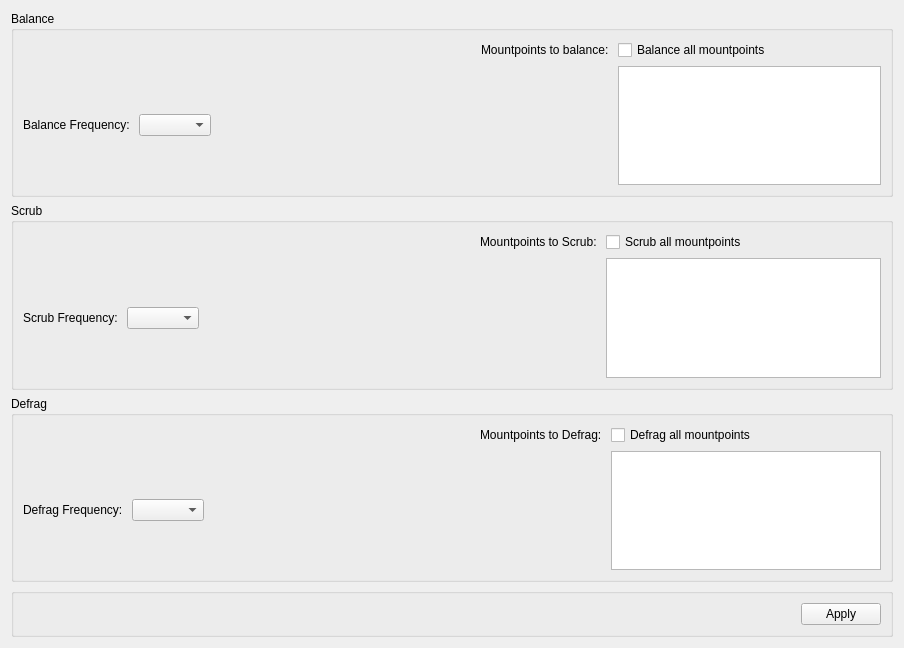
          <widget class="QWidget" name="scrollAreaWidgetContents">
           <property name="geometry">
            <rect>
             <x>0</x>
             <y>0</y>
             <width>904</width>
             <height>648</height>
            </rect>
           </property>
           <layout class="QVBoxLayout" name="verticalLayout_3">
            <item>
             <widget class="QGroupBox" name="groupBox_bmBalance">
              <property name="title">
               <string>Balance</string>
              </property>
              <layout class="QGridLayout" name="gridLayout_4">
               <item row="1" column="2">
                <spacer name="horizontalSpacer">
                 <property name="orientation">
                  <enum>Qt::Horizontal</enum>
                 </property>
                 <property name="sizeHint" stdset="0">
                  <size>
                   <width>40</width>
                   <height>20</height>
                  </size>
                 </property>
                </spacer>
               </item>
               <item row="1" column="0">
                <widget class="QLabel" name="label_bmBalanceFreq">
                 <property name="sizePolicy">
                  <sizepolicy hsizetype="Preferred" vsizetype="Fixed">
                   <horstretch>0</horstretch>
                   <verstretch>0</verstretch>
                  </sizepolicy>
                 </property>
                 <property name="text">
                  <string>Balance Frequency: </string>
                 </property>
                </widget>
               </item>
               <item row="1" column="4">
                <widget class="QListWidget" name="listWidget_bmBalance">
                 <property name="sizePolicy">
                  <sizepolicy hsizetype="Expanding" vsizetype="Preferred">
                   <horstretch>0</horstretch>
                   <verstretch>0</verstretch>
                  </sizepolicy>
                 </property>
                 <property name="selectionMode">
                  <enum>QAbstractItemView::MultiSelection</enum>
                 </property>
                </widget>
               </item>
               <item row="1" column="1">
                <widget class="QComboBox" name="comboBox_bmBalanceFreq"/>
               </item>
               <item row="0" column="4">
                <widget class="QCheckBox" name="checkBox_bmBalance">
                 <property name="text">
                  <string>Balance all mountpoints</string>
                 </property>
                </widget>
               </item>
               <item row="0" column="3">
                <widget class="QLabel" name="label_bmBalanceSubvols">
                 <property name="text">
                  <string>Mountpoints to balance: </string>
                 </property>
                </widget>
               </item>
              </layout>
             </widget>
            </item>
            <item>
             <widget class="QGroupBox" name="groupBox_bmScrub">
              <property name="title">
               <string>Scrub</string>
              </property>
              <layout class="QGridLayout" name="gridLayout_5">
               <item row="1" column="1">
                <widget class="QComboBox" name="comboBox_bmScrubFreq"/>
               </item>
               <item row="1" column="2">
                <spacer name="horizontalSpacer_2">
                 <property name="orientation">
                  <enum>Qt::Horizontal</enum>
                 </property>
                 <property name="sizeHint" stdset="0">
                  <size>
                   <width>40</width>
                   <height>20</height>
                  </size>
                 </property>
                </spacer>
               </item>
               <item row="1" column="4">
                <widget class="QListWidget" name="listWidget_bmScrub">
                 <property name="sizePolicy">
                  <sizepolicy hsizetype="Expanding" vsizetype="Preferred">
                   <horstretch>0</horstretch>
                   <verstretch>0</verstretch>
                  </sizepolicy>
                 </property>
                 <property name="selectionMode">
                  <enum>QAbstractItemView::MultiSelection</enum>
                 </property>
                </widget>
               </item>
               <item row="1" column="0">
                <widget class="QLabel" name="label_bmScrubFreq">
                 <property name="sizePolicy">
                  <sizepolicy hsizetype="Preferred" vsizetype="Fixed">
                   <horstretch>0</horstretch>
                   <verstretch>0</verstretch>
                  </sizepolicy>
                 </property>
                 <property name="text">
                  <string>Scrub Frequency: </string>
                 </property>
                </widget>
               </item>
               <item row="0" column="4">
                <widget class="QCheckBox" name="checkBox_bmScrub">
                 <property name="text">
                  <string>Scrub all mountpoints</string>
                 </property>
                </widget>
               </item>
               <item row="0" column="3">
                <widget class="QLabel" name="label_bmScrubSubvols">
                 <property name="text">
                  <string>Mountpoints to Scrub: </string>
                 </property>
                </widget>
               </item>
              </layout>
             </widget>
            </item>
            <item>
             <widget class="QGroupBox" name="groupBox_bmDefrag">
              <property name="title">
               <string>Defrag</string>
              </property>
              <layout class="QGridLayout" name="gridLayout_6">
               <item row="1" column="1">
                <widget class="QComboBox" name="comboBox_bmDefragFreq"/>
               </item>
               <item row="1" column="5">
                <widget class="QListWidget" name="listWidget_bmDefrag">
                 <property name="sizePolicy">
                  <sizepolicy hsizetype="Expanding" vsizetype="Preferred">
                   <horstretch>0</horstretch>
                   <verstretch>0</verstretch>
                  </sizepolicy>
                 </property>
                 <property name="selectionMode">
                  <enum>QAbstractItemView::MultiSelection</enum>
                 </property>
                </widget>
               </item>
               <item row="1" column="2">
                <spacer name="horizontalSpacer_3">
                 <property name="orientation">
                  <enum>Qt::Horizontal</enum>
                 </property>
                 <property name="sizeHint" stdset="0">
                  <size>
                   <width>40</width>
                   <height>20</height>
                  </size>
                 </property>
                </spacer>
               </item>
               <item row="1" column="0">
                <widget class="QLabel" name="label_bmDefragFreq">
                 <property name="sizePolicy">
                  <sizepolicy hsizetype="Preferred" vsizetype="Fixed">
                   <horstretch>0</horstretch>
                   <verstretch>0</verstretch>
                  </sizepolicy>
                 </property>
                 <property name="text">
                  <string>Defrag Frequency: </string>
                 </property>
                </widget>
               </item>
               <item row="0" column="5">
                <widget class="QCheckBox" name="checkBox_bmDefrag">
                 <property name="text">
                  <string>Defrag all mountpoints</string>
                 </property>
                </widget>
               </item>
               <item row="0" column="3">
                <widget class="QLabel" name="label_bmScrubSubvols_2">
                 <property name="text">
                  <string>Mountpoints to Defrag: </string>
                 </property>
                </widget>
               </item>
              </layout>
             </widget>
            </item>
            <item>
             <widget class="QGroupBox" name="groupBox_bmApply">
              <property name="title">
               <string/>
              </property>
              <layout class="QHBoxLayout" name="horizontalLayout_5">
               <item>
                <spacer name="horizontalSpacer_4">
                 <property name="orientation">
                  <enum>Qt::Horizontal</enum>
                 </property>
                 <property name="sizeHint" stdset="0">
                  <size>
                   <width>739</width>
                   <height>20</height>
                  </size>
                 </property>
                </spacer>
               </item>
               <item>
                <widget class="QPushButton" name="pushButton_bmApply">
                 <property name="toolTip">
                  <string>&lt;html&gt;&lt;head/&gt;&lt;body&gt;&lt;p&gt;Update Btrfs Maintenance config file and call service to load new settings.&lt;/p&gt;&lt;/body&gt;&lt;/html&gt;</string>
                 </property>
                 <property name="text">
                  <string>Apply</string>
                 </property>
                </widget>
               </item>
              </layout>
             </widget>
            </item>
           </layout>
          </widget>
